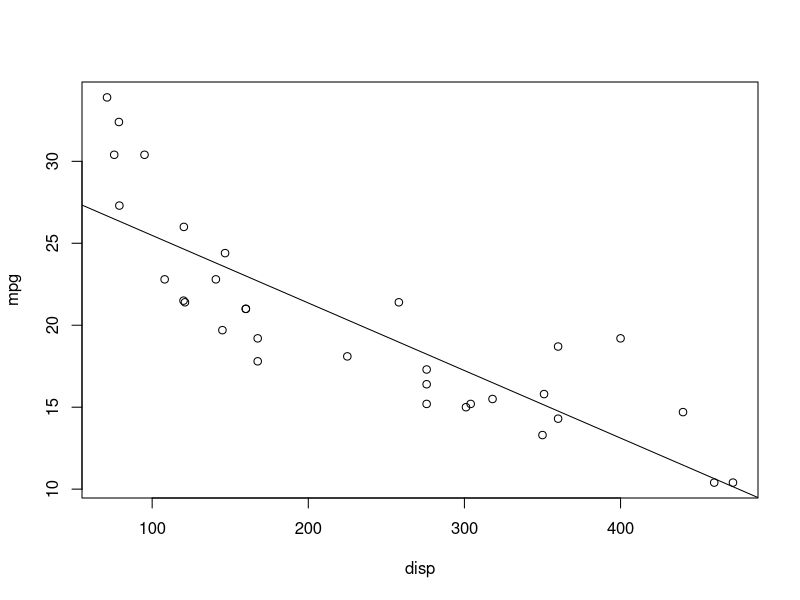
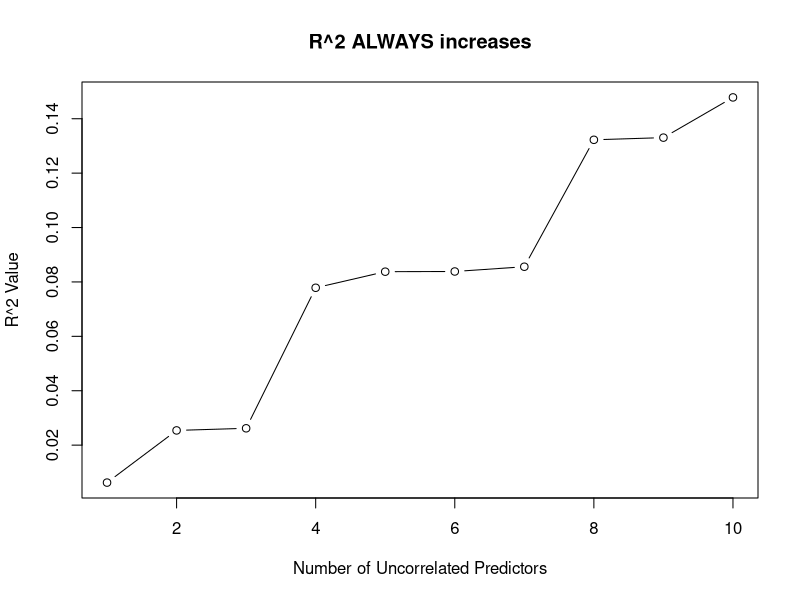
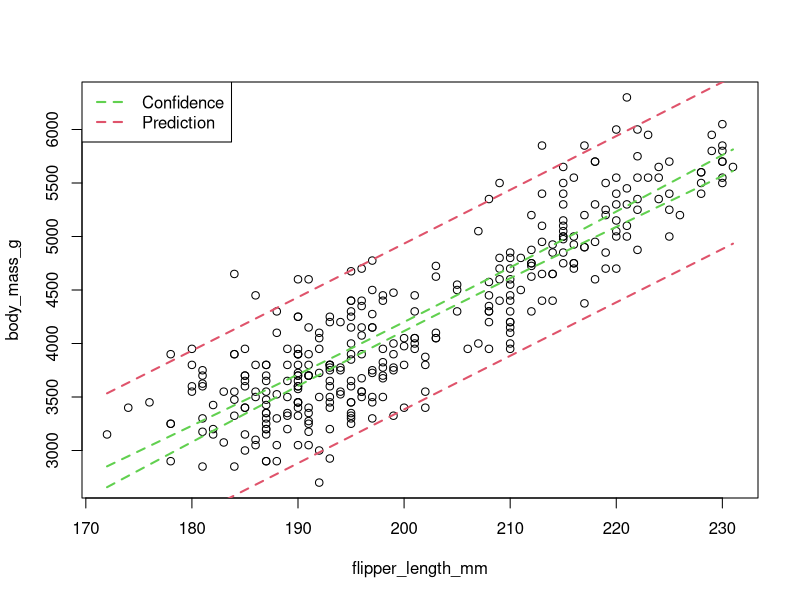
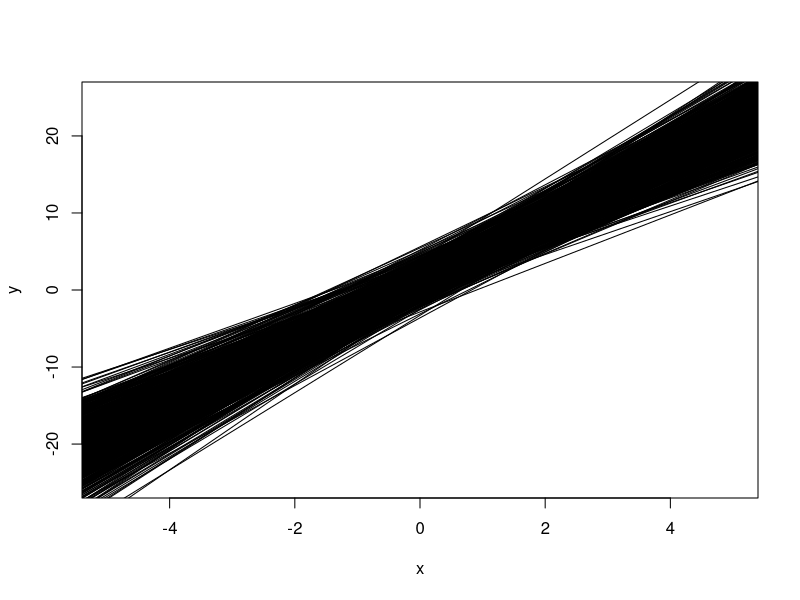

Here is the R script that generated these plots, in order:
## ---- chunk 1
#| label: setup
#| include: false
set.seed(2112)
## ---- chunk 2
#| label: XTX = XTXT
#| echo: true
#| eval: true
## Demonstration that they're true (up to a rounding error)
mylm <- lm(mpg ~ disp, data = mtcars)
sum(resid(mylm) * predict(mylm))
mean(resid(mylm))
X <- model.matrix(mpg ~ disp, data = mtcars)
all.equal(t(X) %*% X, t(t(X) %*% X))
## ---- chunk 3
#| label: mpg-anova-only
#| echo: true
anova(lm(mpg ~ disp, data = mtcars)) |> 
    knitr::kable()
## ---- chunk 4
#| label: plot-mpg
#| fig-width: 4
#| fig-height: 5
plot(mpg ~ disp, data = mtcars)
abline(lm(mpg ~ disp, data = mtcars))
## ---- chunk 5
#| label: mpg-anova
#| echo: true
anova(lm(mpg ~ 1, data = mtcars), lm(mpg ~ qsec, data = mtcars)) |> 
    knitr::kable()

summary(lm(mpg ~ qsec, data = mtcars))$coef |>
    knitr::kable()
## ---- chunk 6
#| label: mpg-anova-multi
#| echo: true
anova(lm(mpg ~ 1, data = mtcars), lm(mpg ~ qsec + disp, data = mtcars)) |> 
    knitr::kable()

summary(lm(mpg ~ qsec + disp, data = mtcars))$coef |>
    knitr::kable()
## ---- chunk 7
#| label: r-sq-increases-plot
#| echo: false
#| eval: true
#| fig-height: 4.5
#| fig-width: 4
nx <- 10 # Number of uncorrelated predictores
uncorr <- matrix(rnorm(50*(nx + 1)), 
    nrow = 50, ncol = nx + 1)
## First column is y, rest are x
colnames(uncorr) <- c("y", paste0("x", 1:nx))
uncorr <- as.data.frame(uncorr)

rsquares <- NA
for (i in 2:(nx + 1)) {
    rsquares <- c(rsquares,
        summary(lm(y ~ ., 
            data = uncorr[,1:i]))$r.squared)
}
plot(1:10, rsquares[-1], type = "b",
    xlab = "Number of Uncorrelated Predictors",
    ylab = "R^2 Value",
    main = "R^2 ALWAYS increases")
## ---- chunk 8
#| label: f-test-type-1-error
#| code-fold: false
n <- 50
p <- 11
X <- matrix(
    data = c(rep(1, n),
        runif(n * (p - 1), -5, 5)),
    ncol = p)
beta <- c(p - 1, rep(0, p - 1)) # beta_0 = 10, will not affect results
y <- X %*% beta + rnorm(n, 0, 3)

mydf <- data.frame(y, X[, -1])
mylm <- lm(y ~ ., data = mydf)
summary(mylm)
## ---- chunk 9
#| label: penguin-setup
#| code-fold: false
library(palmerpenguins)
penguins <- penguins[complete.cases(penguins),]
peng_lm <- lm(body_mass_g ~ flipper_length_mm, data = penguins)
## ---- chunk 10
#| label: penguin-solution
#| code-fold: false
library(palmerpenguins)
penguins <- penguins[complete.cases(penguins),]
peng_lm <- lm(body_mass_g ~ flipper_length_mm, data = penguins)

# confidence intervals along all flipper lengths
flippers <- seq(from = min(penguins$flipper_length_mm),
    to = max(penguins$flipper_length_mm), length.out = 100)

confi <- predict(peng_lm, newdata = data.frame(flipper_length_mm = flippers), interval = "confidence")
predi <- predict(peng_lm, newdata = data.frame(flipper_length_mm = flippers), interval = "prediction")

plot(body_mass_g ~ flipper_length_mm, data = penguins)
lines(x = flippers, y = confi[, "upr"], col = 3, lwd = 2, lty = 2)
lines(x = flippers, y = confi[, "lwr"], col = 3, lwd = 2, lty = 2)
lines(x = flippers, y = predi[, "upr"], col = 2, lwd = 2, lty = 2)
lines(x = flippers, y = predi[, "lwr"], col = 2, lwd = 2, lty = 2)
legend("topleft", legend = c("Confidence", "Prediction"), col = 3:2, lwd = 2, lty = 2)
## ---- chunk 11
#| label: ci-for-hat-y
#| code-fold: false
n <- 30
x <- runif(n, -5, 5)
plot(NA, xlim = c(-5, 5), ylim = c(-25, 25), xlab = "x", ylab = "y")
for (i in 1:1000) {
    y <- 1 + 4 * x + rnorm(n, 0, 8)
    abline(lm(y ~ x))
}
